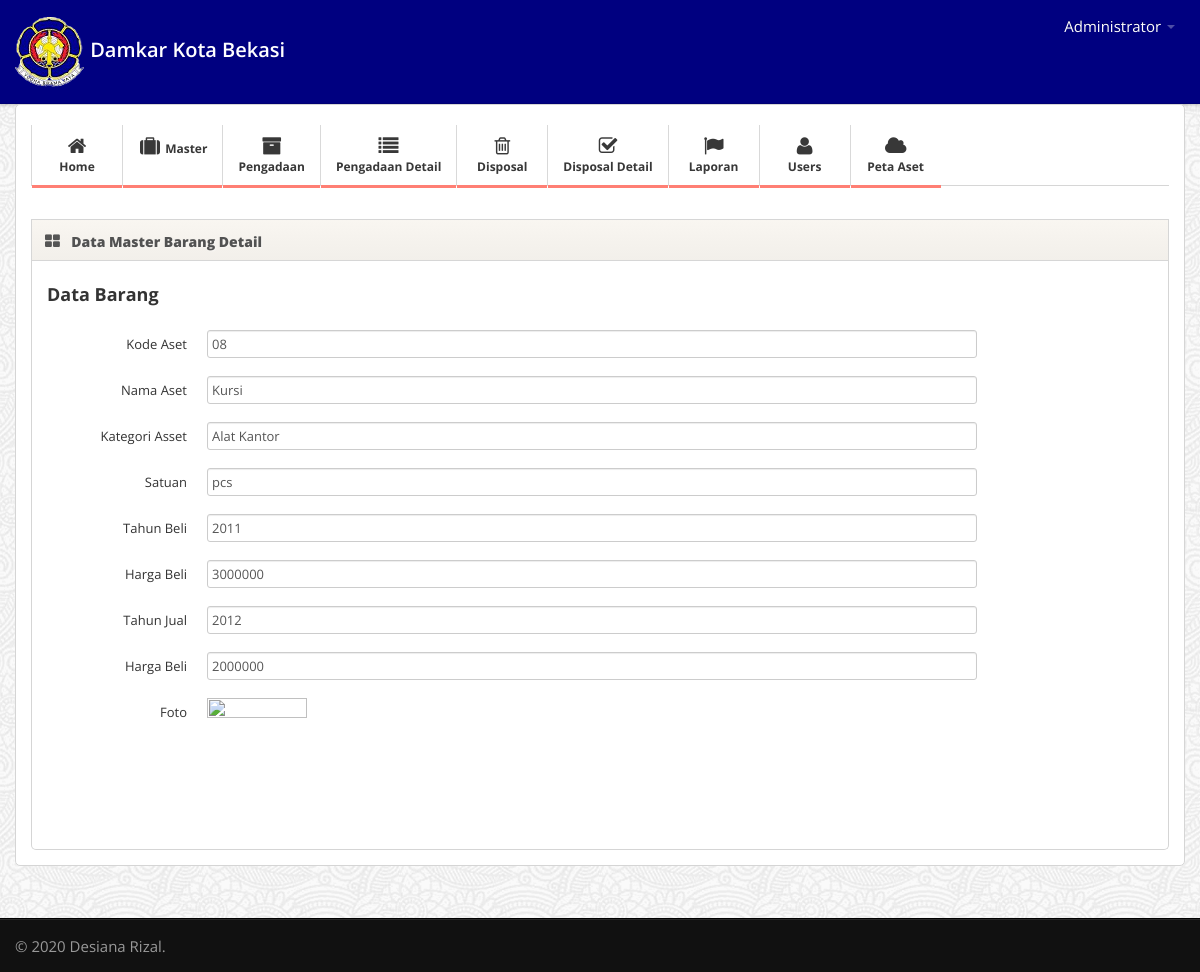
The page /admin@web/media.php?module=masterbarang&act=detail&id=10 (signed in) on the database its author committed.
### tables this page shows
CREATE TABLE `master_barang` (
  `id_masterbarang` int(11) NOT NULL,
  `kd_aset` varchar(20) NOT NULL,
  `nama_aset` varchar(50) NOT NULL,
  `id_kategoriaset` int(11) NOT NULL,
  `satuan` varchar(20) NOT NULL,
  `tahun_beli` varchar(11) NOT NULL,
  `harga_beli` varchar(11) NOT NULL,
  `tahun_jual` varchar(11) NOT NULL,
  `harga_jual` varchar(11) NOT NULL,
  `foto` varchar(50) NOT NULL
);

CREATE TABLE `kategoriaset` (
  `id_kategoriaset` int(11) NOT NULL,
  `kd_kategoriaset` varchar(15) DEFAULT NULL,
  `nama_kategoriaset` varchar(45) DEFAULT NULL
);

### admin@web/modul/mod_masterbarang/masterbarang.php (the view, shortened to what this page needs)
<?php
$aksi="modul/mod_masterbarang/aksi_masterbarang.php";
if (!isset($_GET['act'])) {
	echo "
	<div class='widget-header'>
		<i class='icon-th-large'></i>
		<h3>Data Master Barang</h3>
	</div>
	<div class='widget-content'>
			<h3 class='box-title'><input type=button class='btn btn-success' value='Add New' onclick=\"window.location.href='?module=masterbarang&act=tambah';\"></h3>
	<div>
	<br>
	<div class='widget-content'>
		<div class='table-responsive'>
    <table id='example1' class='table table-bordered'>
			<thead>
				<tr>
					<th>No</th>
					<th>Kode Aset</th>
					<th>Nama Aset</th>
					<th>Kategori Aset</th>
					<th width='120'>Proses </th>
				</tr>
			</thead>
			<tbody>";
			$tampil = mysqli_query($koneksi, "SELECT * FROM master_barang ORDER by id_masterbarang DESC");
			$no = 1;
			while($r=mysqli_fetch_array($tampil)){
				$tampil2=mysqli_query($koneksi, "SELECT * FROM kategoriaset WHERE id_kategoriaset='$r[id_kategoriaset]'");
    			$r2=mysqli_fetch_array($tampil2);
				echo "
				<tr>
				 <td>$no</td>
				 <td><a href='?module=masterbarang&act=detail&id=$r[id_masterbarang]'>$r[kd_aset]</td>
				 <td>$r[nama_aset]</td>
				 <td>$r2[nama_kategoriaset]</td>
					<td align='center'>
						<a href='?module=masterbarang&act=edit&id=$r[id_masterbarang]' class='btn btn-small btn-success'>Edit</a> &nbsp;
						<a href='$aksi?module=masterbarang&act=hapus&id=$r[id_masterbarang]' class='btn btn-danger btn-small'>Delete</a>
					</td>
				</tr>";
					$no++;
				}
			echo "
			</tbody>
			</table>
		</div>
	</div>";
}
else {
	switch($_GET['act']){
 case "detail":
    $edit=mysqli_query($koneksi,"SELECT * FROM master_barang WHERE id_masterbarang='$_GET[id]'");
    $r=mysqli_fetch_array($edit);
    $edit3=mysqli_query($koneksi,"SELECT * FROM kategoriaset WHERE id_kategoriaset='$r[id_kategoriaset]'");
    $r3=mysqli_fetch_array($edit3);
		echo "
		<div class='widget-header'>
			<i class='icon-th-large'></i>
			<h3>Data Master Barang Detail</h3>
		</div>
		<div class='widget-content'>
			<h3>Data Barang</h3>
			<br>
			<form  class='form-horizontal' method=POST action='$aksi?module=masterbarang&act=update' enctype='multipart/form-data'>
			<fieldset>
				<input type=hidden name='id'  value='$r[id_masterbarang]'>
				<div class='control-group'>
					<label class='control-label'>Kode Aset</label>
					<div class='controls'><input type='text' class='span8' name='kd_aset' value='$r[kd_aset]'></div>
				</div>
				<div class='control-group'>
					<label class='control-label'>Nama Aset</label>
					<div class='controls'><input type='text' class='span8' name='nama_aset' value='$r[nama_aset]'></div>
				</div>
				<div class='control-group'>
					<label class='control-label'>Kategori Asset</label>
					<div class='controls'><input type='text' class='span8' name='id_kategoriaset' value='$r3[nama_kategoriaset]'></div>
				</div>
				<div class='control-group'>
					<label class='control-label'>Satuan</label>
					<div class='controls'><input type='text' class='span8' name='satuan' value='$r[satuan]'></div>
				</div>
				<div class='control-group'>
					<label class='control-label'>Tahun Beli</label>
					<div class='controls'><input type='text' class='span8' name='tahun_beli' value='$r[tahun_beli]'></div>
				</div>
				<div class='control-group'>
					<label class='control-label'>Harga Beli</label>
					<div class='controls'><input type='text' class='span8' name='harga_beli' value='$r[harga_beli]'></div>
				</div>
				<div class='control-group'>
					<label class='control-label'>Tahun Jual</label>
					<div class='controls'><input type='text' class='span8' name='tahun_jual' value='$r[tahun_jual]'></div>
				</div>
				<div class='control-group'>
					<label class='control-label'>Harga Beli</label>
					<div class='controls'><input type='text' class='span8' name='harga_jual' value='$r[harga_jual]'></div>
				</div>
				<div class='control-group'>
					<label class='control-label'>Foto</label>
					<div class='controls'><img src='../foto_aset/$r[foto]' width='100' height='100'></div>
				</div>
			</fieldset>
			</form>
		</div>";
	break;
	}
}
?>

### admin@web/css/style.css (style rules this page uses)
body { background: #f9f6f1; background-image: url('../img/body-bg.png'); font: 13px/1.7em 'Open Sans'; }
input, button, select, textarea { font-family: 'Open Sans'; }
.widget-header { position: relative; height: 40px; line-height: 40px; background: #f9f6f1; background:-moz-linear-gradient(top, #f9f6f1 0%, #f2efea 100%); background:-webkit-gradient(linear, left top, left bottom, color-stop(0%,#f9f6f1), color-stop(100%,#f2efea)); background:-webkit-linear-gradient(top, #f9f6f1 0%,#f2efea 100%); background:-o-linear-gradient(top, #f9f6f1 0%,#f2efea 100%); background:-ms-linear-gradient(top, #f9f6f1 0%,#f2efea 100%); background:linear-gradient(top, #f9f6f1 0%,#f2efea 100%); filter: progid:DXImageTransform.Microsoft.gradient(startColorstr='#f9f6f1', endColorstr='#f2efea'); -ms-filter: "progid:DXImageTransform.Microsoft.gradient(startColorstr='#f9f6f1', endColorstr='#f2efea')"; border: 1px solid #d6d6d6; -webkit-background-clip: padding-box; }
.widget-header h3 { position: relative; top: 2px; left: 10px; display: inline-block; margin-right: 3em; font-size: 14px; font-weight: 800; color: #525252; line-height: 18px; text-shadow: 1px 1px 2px rgba(255,255,255,.5); }
.widget-header [class^="icon-"], .widget-header [class*=" icon-"] { display: inline-block; margin-left: 13px; margin-right: -2px; font-size: 16px; color: #555; vertical-align: middle; }
.widget-content { padding: 20px 15px 15px; background: #FFF; border: 1px solid #D5D5D5; -moz-border-radius: 5px; -webkit-border-radius: 5px; border-radius: 5px; }
.widget-header+.widget-content { border-top: none; -webkit-border-top-left-radius: 0; -webkit-border-top-right-radius: 0; -moz-border-radius-topleft: 0; -moz-border-radius-topright: 0; border-top-left-radius: 0; border-top-right-radius: 0; }
.widget-content:before, .widget-content:after { content:""; display:table; }
.widget-content:after { clear:both; }
.widget-content { zoom:1; }

### rows shown on the page
master_barang: kd_aset "08", nama_aset "Kursi", satuan "pcs", tahun_beli "2011", harga_beli "3000000", tahun_jual "2012", harga_jual "2000000"
kategoriaset: id_kategoriaset "Alat Kantor"

### other values the page prints
$_SESSION[namalengkap] "Administrator"
